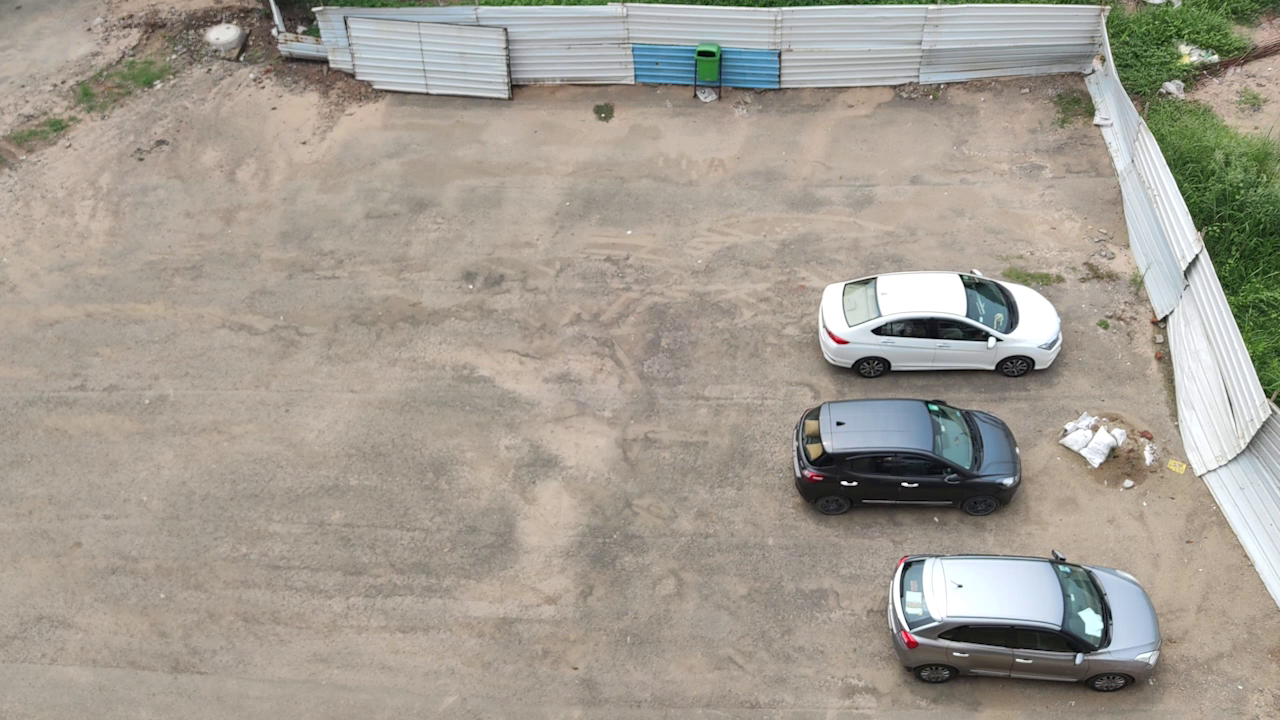
#> input picture Resources/input_image_CCET.png, 1280 x 720 px, found by its file name
$ python spotCountCCET.py
#> lines starting #> are read from the running program, lines starting #| are printed output that depends on the picture; after the words box and inside, x2 and y2 are one past the last pixel; in counts of white or black regions, pixels touching at a corner belong together
import cv2 as cv
import numpy as np
import pandas as pd
import pickle

# Saving Height and width
height = 130
width = 289

# Checking the existance of list of parking spots in a pickle file.
try:
    with open("Parking-Spot-Detection/parkingSpotListCCET.p", "rb") as file:
#> (reads parkingSpotListCCET.p from the repository)
        positionList = pickle.load(file)

except:
    positionList = []


def mouseClickCallback(event, x, y, flags, param):

    if event == cv.EVENT_RBUTTONDOWN:
        currentPos = (x, y)
        positionList.append(currentPos)

    if event == cv.EVENT_LBUTTONDOWN:

        index = 0
        for pos in positionList:

            x1, y1 = pos
            if (x1 <= x <= x1+width) and (y1 <= y <= y1 + height):
                positionList.pop(index)
            index += 1


while True:

    image = cv.imread("Parking-Spot-Detection\Resources\input_image_CCET.png")
#> image is the input picture: shape (720, 1280, 3); mean B, G, R 146.3, 156.8, 163.3

    # Manual Calculation of Height and Width
    # cv.rectangle(image, (50, 142), (158, 192), (0, 0, 255), 1)

    for position in positionList:
        cv.rectangle(image, position,
                     (position[0]+width, position[1]+height), (0, 255, 0), 2)
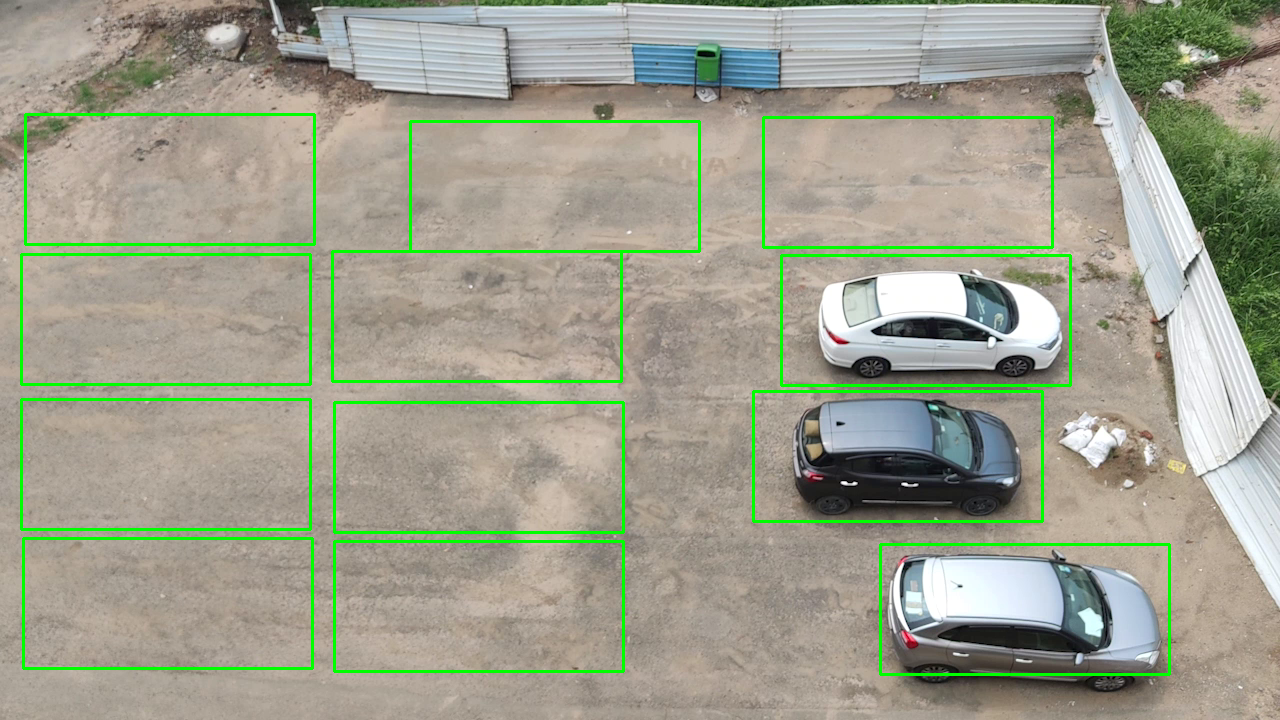
#> image: shape (720, 1280, 3); 3.2% of pixels changed, all inside (x1, y1, x2, y2) = (20, 113, 1171, 676)

    cv.imshow("Input Image", image)
    cv.setMouseCallback("Input Image", mouseClickCallback)

    if cv.waitKey(10) == 13:  # Enter Key
#> (key Esc is pressed here)
        break


with open("Parking-Spot-Detection/parkingSpotListCCET.p", "wb") as file:
    pickle.dump(positionList, file)


cv.destroyAllWindows()
